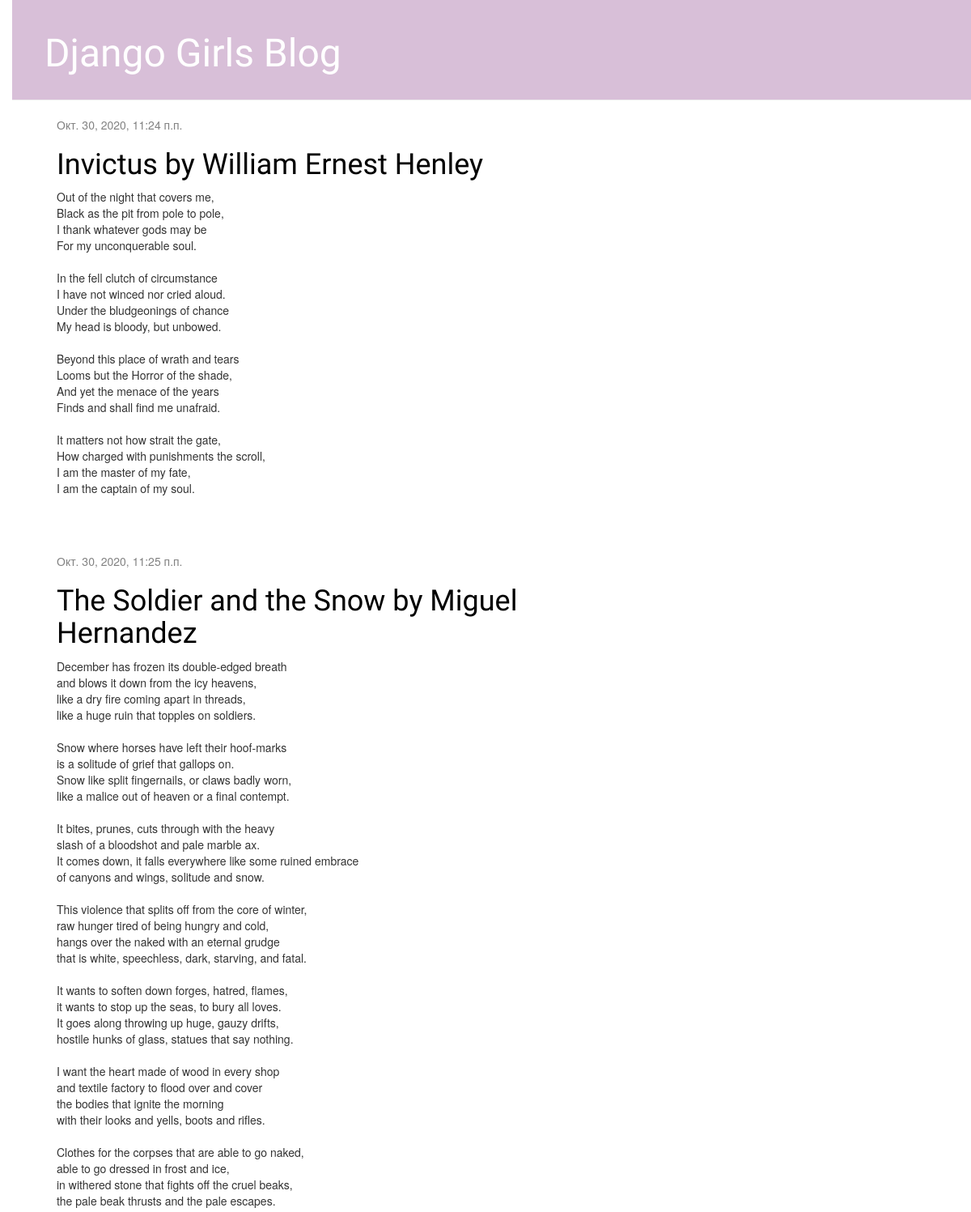
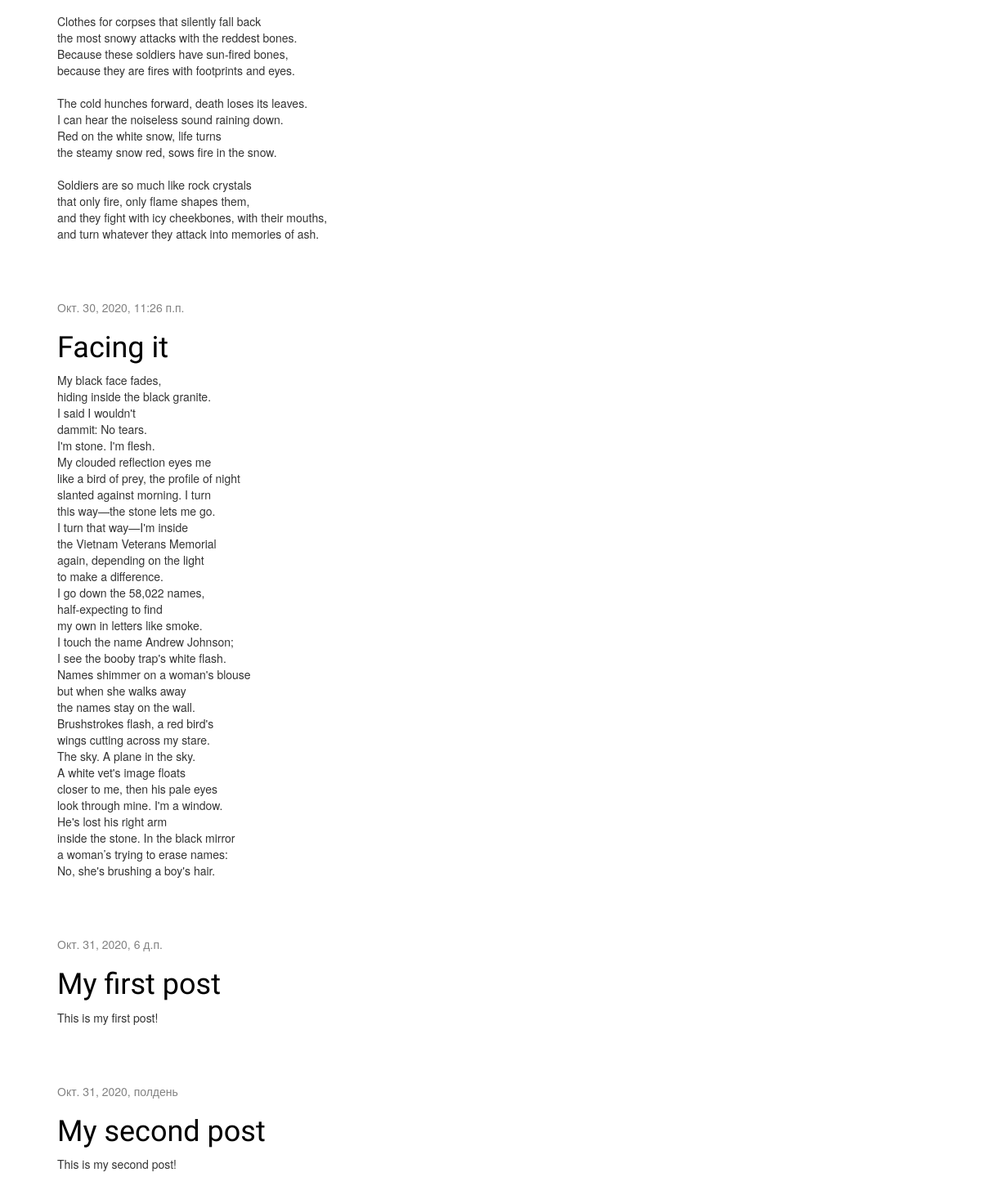
The page / on the database its author committed (2 pictures, top to bottom).
### blog/models.py (models this page shows, shortened)
class Post(models.Model):
    author = models.ForeignKey(settings.AUTH_USER_MODEL, on_delete=models.CASCADE)
    title = models.CharField(max_length=200)
    text = models.TextField()
    created_date = models.DateTimeField(default=timezone.now)
    published_date = models.DateTimeField(blank=True, null=True)

### blog/views.py (the view)
# urls.py: path('', views.post_list, name='post_list'),
def post_list(request):
    posts = Post.objects.filter(published_date__lte=timezone.now()).order_by('published_date')
    return render(request, 'blog/post_list.html', {'posts': posts})

### blog/templates/blog/post_list.html
{% extends 'blog/base.html' %}
{% block content %}
    {% for post in posts %}
        <div class="post">
            <div class="date">
                {{ post.published_date }}
            </div>
            <h1><a href="{% url 'post_detail' pk=post.pk %}">{{ post.title }}</a></h1>
            <p>{{ post.text|linebreaksbr }}</p>
        </div>
    {% endfor %}
{% endblock %}

### blog/static/css/blog.css (style rules this page uses)
h1 a { color: #00FA9A; }
body { padding-left: 15px; }
h1 a { color: #D8BFD8; font-family: 'Lobster'; }
h1, h2, h3, h4 { font-family: 'Lobster', cursive; }
.date { color: #828282; }
.post { margin-bottom: 70px; }
.post h1 a, .post h1 a:visited { color: #000000; }

### rows shown on the page
Post: published_date "Окт. 30, 2020, 11:24 п.п.", title "Invictus by William Ernest Henley", text "Out of the night that covers me, Black as the pit from pole to pole, I thank whatever gods may be For my unconquerable soul. In the fell clutch of circumstance I have not winced nor cried aloud. Under the bludgeonings of chance My head is bloody, but unbowed. Beyond this place of wrath and tears Looms but the Horror of the shade, And yet the menace of the years Finds and shall find me unafraid. It matters not how strait the gate, How charged with punishments the scroll, I am the master of my fate, I am the captain of my soul."
Post: published_date "Окт. 30, 2020, 11:25 п.п.", title "The Soldier and the Snow by Miguel Hernandez", text "December has frozen its double-edged breath and blows it down from the icy heavens, like a dry fire coming apart in threads, like a huge ruin that topples on soldiers. Snow where horses have left their hoof-marks is a solitude of grief that gallops on. Snow like split fingernails, or claws badly worn, like a malice out of heaven or a final contempt. It bites, prunes, cuts through with the heavy slash of a bloodshot and pale marble ax. It comes down, it falls everywhere like some ruined embrace of canyons and wings, solitude and snow. This violence that splits off from the core of winter, raw hunger tired of being hungry and cold, hangs over the naked with an eternal grudge that is white,…"
Post: published_date "Окт. 30, 2020, 11:26 п.п.", title "Facing it", text "My black face fades, hiding inside the black granite. I said I wouldn't dammit: No tears. I'm stone. I'm flesh. My clouded reflection eyes me like a bird of prey, the profile of night slanted against morning. I turn this way—the stone lets me go. I turn that way—I'm inside the Vietnam Veterans Memorial again, depending on the light to make a difference. I go down the 58,022 names, half-expecting to find my own in letters like smoke. I touch the name Andrew Johnson; I see the booby trap's white flash. Names shimmer on a woman's blouse but when she walks away the names stay on the wall. Brushstrokes flash, a red bird's wings cutting across my stare. The sky. A plane in the sky. A white vet's…"
Post: published_date "Окт. 31, 2020, 6 д.п.", title "My first post", text "This is my first post!"
Post: published_date "Окт. 31, 2020, полдень", title "My second post", text "This is my second post!"
